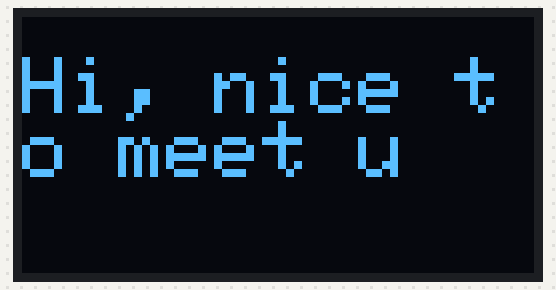
Simulated run of this sketch. Board: Arduino Uno, built with avr-gcc and run on an emulated ATmega328P. Parts: 128×64 one-colour display. What the sketch prints to the serial monitor is not drawn.

Above: at 0.1 s.
At 1.7 s:
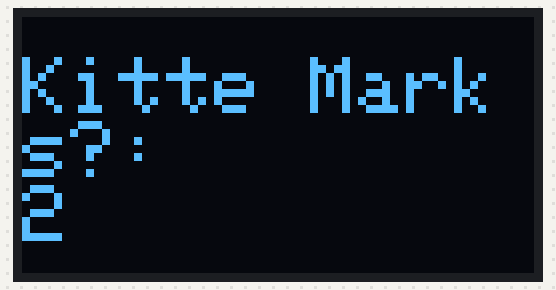
At 3.8 s:
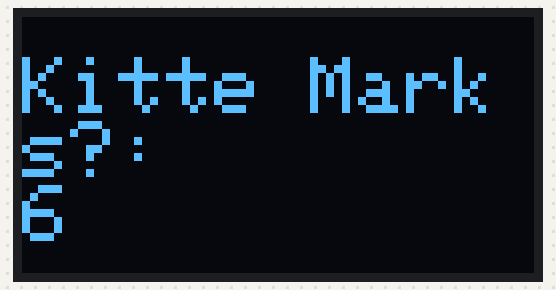
At 8.0 s:
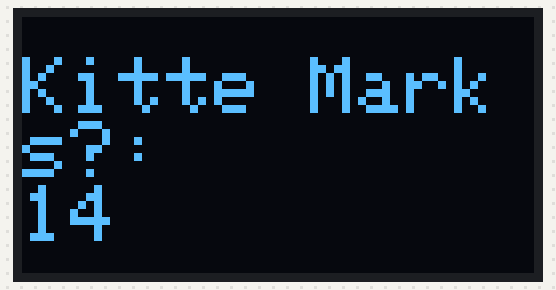
At 12.3 s:
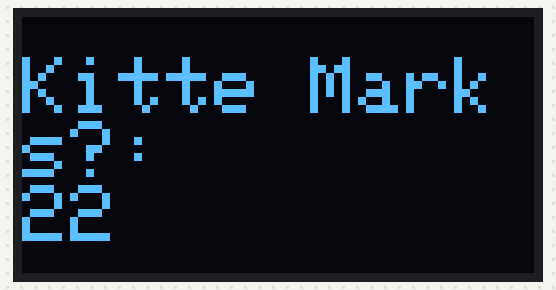
At 16.5 s:
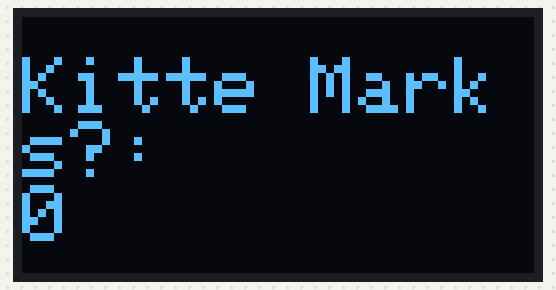

Measured:
- by itself, everything shown: repeats every 15.8 s, in 30 steps
- what the display in image 1 shows lasts 0.6 s, from 1.6 s to 2.2 s

The sketch:

OLEd1.ino
```cpp
#include <Wire.h>
#include <Adafruit_GFX.h>
#include <Adafruit_SH110X.h>

#define SCREEN_WIDTH 128
#define SCREEN_HEIGHT 64
#define OLED_RESET -1 // Reset pin not used with I2C

Adafruit_SH1106G display(SCREEN_WIDTH, SCREEN_HEIGHT, &Wire, OLED_RESET);
void text(int i){
  display.clearDisplay();
  display.setTextSize(2);
  display.setTextColor(SH110X_WHITE);
  display.setCursor(0,10);
  display.println("Kitte Marks?:");
  display.println(i);
  delay(500);
  display.display();
}
void setup() {
  Serial.begin(9600);
  Serial.println("SH1106 OLED Test");

  if(!display.begin(0x3C, true)) { // Address 0x3C for most modules
    Serial.println("SH1106 allocation failed");
    for(;;);
  }

  display.clearDisplay();
  display.setTextSize(2);
  display.setTextColor(SH110X_WHITE);
  display.setCursor(0,10);
  display.println("Hi, nice to meet u");
  display.display();
}

void loop() {
  for(int i=0;i<30;i++){
    text(i);
  };
}
```
